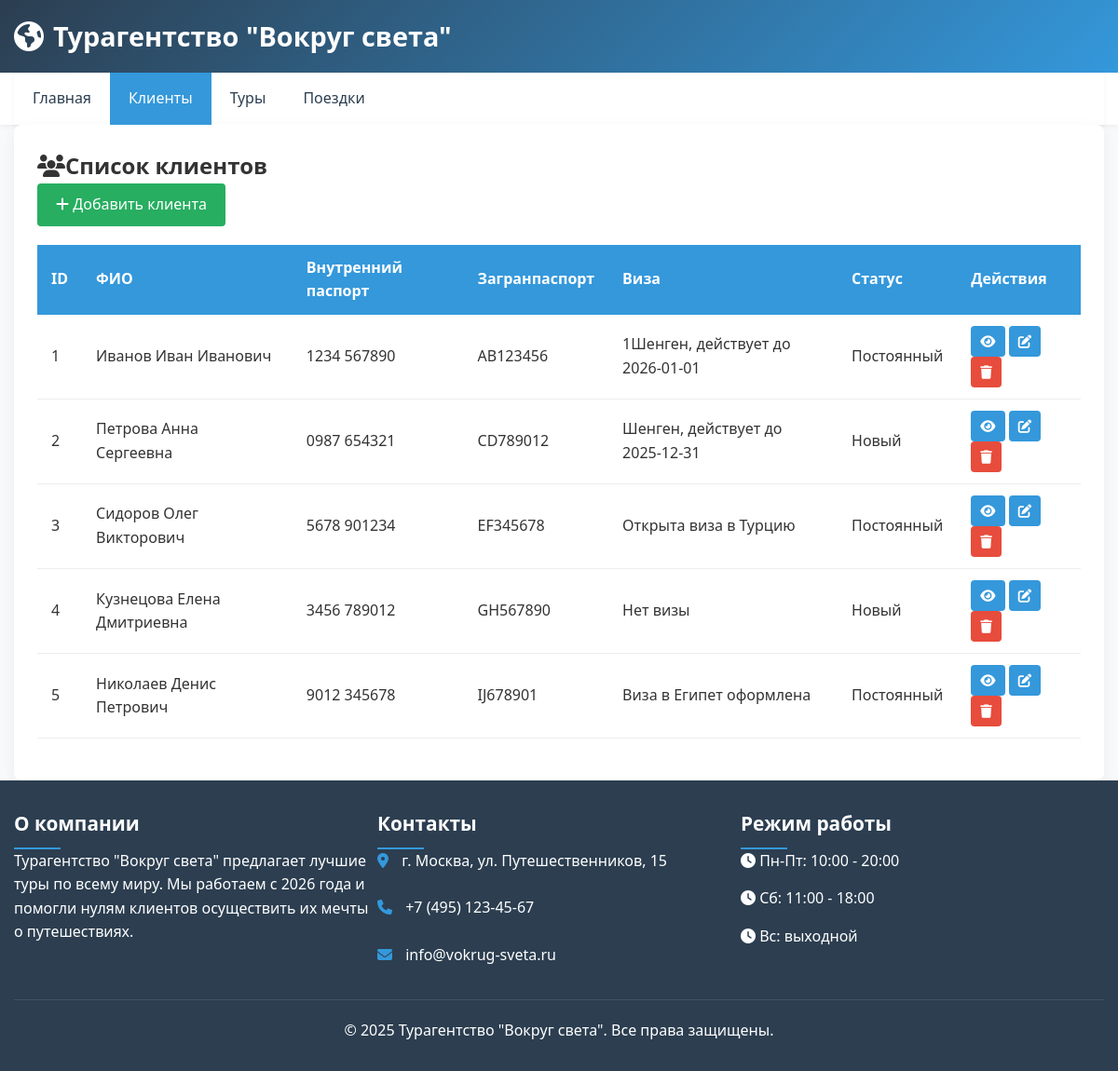
Screenshot of /index.php?entity=client&action=list with the database file from the repository.
### tables this page shows
CREATE TABLE `client` (
  `ClientID` int(11) NOT NULL,
  `FullName` varchar(140) DEFAULT NULL,
  `DomesticPassport` varchar(200) DEFAULT NULL,
  `InternationalPassport` varchar(200) DEFAULT NULL,
  `VisaInfo` varchar(200) DEFAULT NULL,
  `IsLoyal` tinyint(1) DEFAULT NULL
);

### controllers/client_controller.php (called while the page is built, shortened)
<?php
$action = $_GET['action'] ?? 'list';
switch ($action) {
    case 'list':
        $clients = getAllClients();
        include __DIR__ . '/../views/client/list.php';
        break;
}

### model.php (called while the page is built, shortened)
<?php
$host = '127.0.0.1';
$user = 'root';
$password = '';
$database = 'travel_agency';
$mysqli = new mysqli($host, $user, $password, $database);
function getAllClients()
{
    global $mysqli;
    $result = $mysqli->query("SELECT * FROM client");
    return $result->fetch_all(MYSQLI_ASSOC);
}
?>

### views/client/list.php (the view)
<div class="content-card">
    <div class="d-flex justify-content-between align-items-center mb-4">
        <h2><i class="fas fa-users me-2"></i>Список клиентов</h2>
        <a href="index.php?entity=client&action=add" class="btn btn-success">
            <i class="fas fa-plus me-1"></i> Добавить клиента
        </a>
    </div>
    <div class="table-responsive">
        <table class="table table-hover">
            <thead class="table-primary">
                <tr>
                    <th>ID</th>
                    <th>ФИО</th>
                    <th>Внутренний паспорт</th>
                    <th>Загранпаспорт</th>
                    <th>Виза</th>
                    <th>Статус</th>
                    <th>Действия</th>
                </tr>
            </thead>
            <tbody>
                <?php foreach ($clients as $client): ?>
                    <tr>
                        <td><?= $client['ClientID'] ?></td>
                        <td><?= $client['FullName'] ?></td>
                        <td><?= $client['DomesticPassport'] ?></td>
                        <td><?= $client['InternationalPassport'] ?></td>
                        <td><?= $client['VisaInfo'] ?></td>
                        <td>
                            <?php if ($client['IsLoyal']): ?>
                                <span class="badge bg-success">Постоянный</span>
                            <?php else: ?>
                                <span class="badge bg-secondary">Новый</span>
                            <?php endif; ?>
                        </td>
                        <td>
                            <div class="btn-group">
                                <a href="index.php?entity=client&action=show&id=<?= $client['ClientID'] ?>"
                                    class="btn btn-sm btn-primary" title="Просмотр">
                                    <i class="fas fa-eye"></i>
                                </a>
                                <a href="index.php?entity=client&action=edit&id=<?= $client['ClientID'] ?>"
                                    class="btn btn-sm btn-warning" title="Редактировать">
                                    <i class="fas fa-edit"></i>
                                </a>
                                <a href="index.php?entity=client&action=delete&id=<?= $client['ClientID'] ?>"
                                    class="btn btn-sm btn-danger" title="Удалить"
                                    onclick="return confirm('Вы уверены? Удаление клиента также удалит все связанные бронирования!')">
                                    <i class="fas fa-trash"></i>
                                </a>
                            </div>
                        </td>
                    </tr>
                <?php endforeach; ?>
            </tbody>
        </table>
    </div>
</div>

### index.php (style rules this page uses)
:root { --primary: #3498db; --secondary: #2c3e50; --success: #27ae60; --danger: #e74c3c; --light: #ecf0f1; --dark: #2c3e50; --gray: #95a5a6; }
* { margin: 0; padding: 0; box-sizing: border-box; font-family: 'Segoe UI', Tahoma, Geneva, Verdana, sans-serif; }
body { background-color: #f8f9fa; color: #333; line-height: 1.6; }
.content-card { background: white; border-radius: 8px; box-shadow: 0 4px 15px rgba(0, 0, 0, 0.05); padding: 25px; }
.btn { display: inline-block; padding: 10px 20px; background-color: var(--primary); color: white; border: none; border-radius: 4px; cursor: pointer; font-size: 1rem; font-weight: 500; text-decoration: none; transition: background-color 0.3s; }
.btn-success { background-color: var(--success); }
.btn-danger { background-color: var(--danger); }
.btn-sm { padding: 5px 10px; font-size: 0.9rem; }
table { width: 100%; border-collapse: collapse; margin: 20px 0; }
table th { background-color: var(--primary); color: white; text-align: left; padding: 12px 15px; }
table td { padding: 12px 15px; border-bottom: 1px solid #eee; }

### rows the page displays
client: ClientID "1", FullName "Иванов Иван Иванович", DomesticPassport "1234 567890", InternationalPassport "AB123456", VisaInfo "1Шенген, действует до 2026-01-01", IsLoyal "Постоянный"
client: ClientID "2", FullName "Петрова Анна Сергеевна", DomesticPassport "0987 654321", InternationalPassport "CD789012", VisaInfo "Шенген, действует до 2025-12-31", IsLoyal "Новый"
client: ClientID "3", FullName "Сидоров Олег Викторович", DomesticPassport "5678 901234", InternationalPassport "EF345678", VisaInfo "Открыта виза в Турцию", IsLoyal "Постоянный"
client: ClientID "4", FullName "Кузнецова Елена Дмитриевна", DomesticPassport "3456 789012", InternationalPassport "GH567890", VisaInfo "Нет визы", IsLoyal "Новый"
client: ClientID "5", FullName "Николаев Денис Петрович", DomesticPassport "9012 345678", InternationalPassport "IJ678901", VisaInfo "Виза в Египет оформлена", IsLoyal "Постоянный"

### other values shown
$name "Главная"
$name "Клиенты"
$name "Туры"
$name "Поездки"
